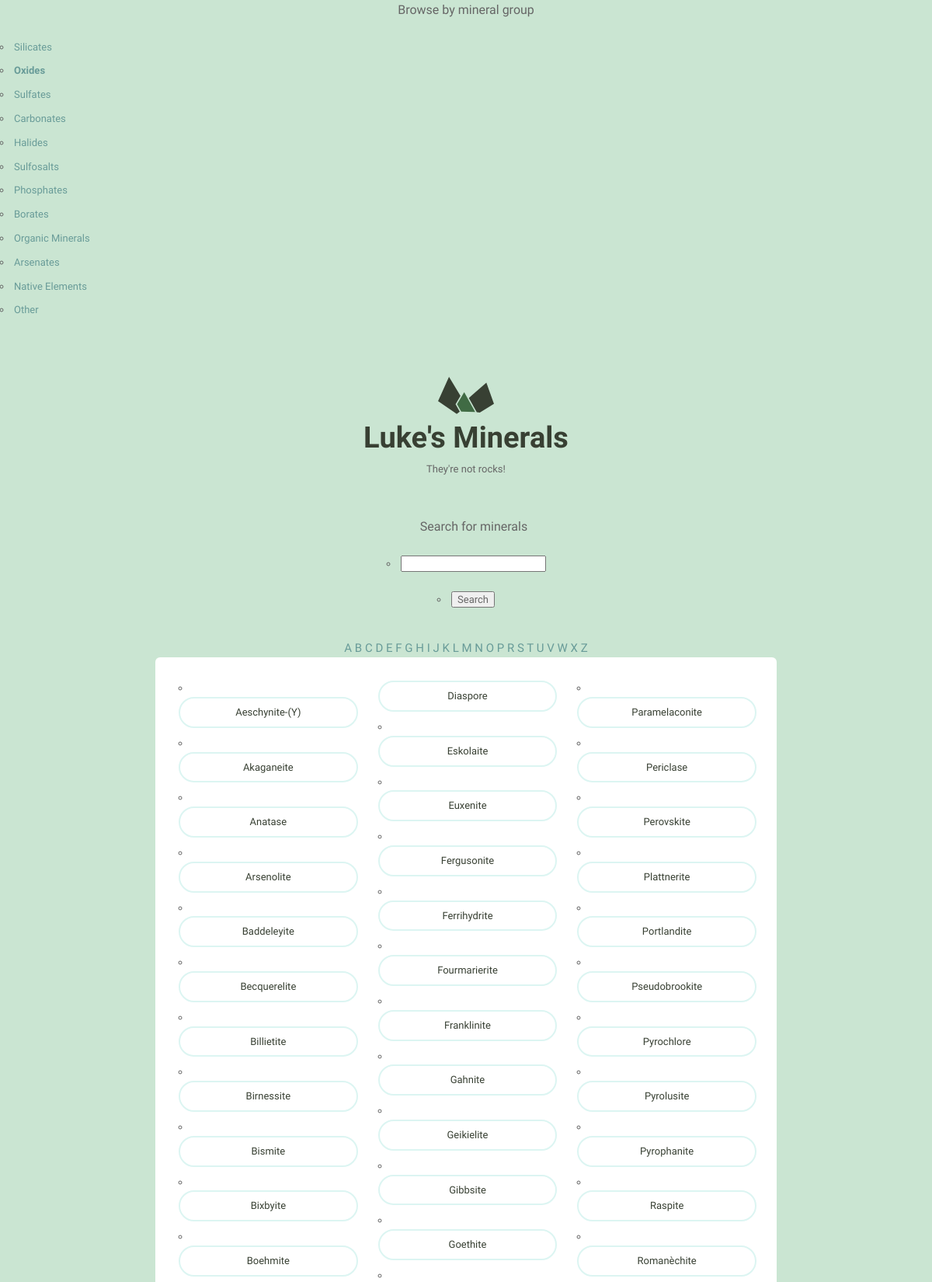
Page /minerals/group/Oxides/ (upper part) on the committed database.
### minerals/models.py (models this page shows, shortened)
class Mineral(models.Model):
    name = models.CharField(max_length=255)
    image_filename = models.CharField(max_length=255)
    image_caption = models.CharField(max_length=255)
    category = models.CharField(max_length=255)
    formula = models.CharField(max_length=255)
    strunz_classification = models.CharField(max_length=255)
    color = models.CharField(max_length=255)
    crystal_system = models.CharField(max_length=255)
    unit_cell = models.CharField(max_length=255)
    crystal_symmetry = models.CharField(max_length=255)
    cleavage = models.CharField(max_length=255)
    mohs_scale_hardness = models.CharField(max_length=255)
    luster = models.CharField(max_length=255)
    streak = models.CharField(max_length=255)
    diaphaneity = models.CharField(max_length=255)
    optical_properties = models.CharField(max_length=255)
    refractive_index = models.CharField(max_length=255)
    crystal_habit = models.CharField(max_length=255)
    specific_gravity = models.CharField(max_length=255)
    group = models.CharField(max_length=255)

### minerals/views.py (the view)
# urls.py: url(r'^group/(?P<group_name>[\w\ ]+)/$', views.mineral_group_list, name='group_list'),
def mineral_group_list(request, group_name):
    minerals = Mineral.objects.filter(group__icontains=group_name)
    return render(request, 'minerals/index.html',
                  {'minerals': minerals,
                   'letter': 'ZZ',
                   'alphabet': alphabet,
                   'groups': groups,
                   'group_name': group_name
                  })

### minerals/templates/minerals/index.html
{% extends "layout.html" %}
{% load static %}
{% load static from staticfiles %}
{% block content %}
    <div class="minerals__container">
        <ul>
        {% for mineral in minerals %}
            <li class="minerals__item">
              <a class="minerals__anchor" href="{% url 'minerals:detail' pk=mineral.pk %}">{{ mineral.name }}</a>
            </li>
        {% endfor %}
        </ul>
    </div>
{% endblock %}

### assets/css/global.css (style rules this page uses)
html { font-family: sans-serif; -ms-text-size-adjust: 100%; -webkit-text-size-adjust: 100%; }
body { margin: 0; }
a { background-color: transparent; }
html { font-size: 62.5%; }
body { background-color: #CAE5D2; font-size: 1.5em; line-height: 1.6; font-weight: 400; font-family: "Cousine"; color: #666; }
a { color: #689b98; text-decoration: none; -webkit-transition: color 0.2s; -moz-transition: color 0.2s; -ms-transition: color 0.2s; -o-transition: color 0.2s; transition: color 0.2s; }
ul { list-style: circle inside; padding-left: 0; margin-top: 0; }
li { margin-bottom: 1rem; font-size: 1.3rem; }
table, p, ul { margin-bottom: 2.5rem; }
.minerals__container { background-color: #fff; border-radius: 6px; list-style: none; padding: 30px 30px 20px 30px; -webkit-column-gap: 30px; -moz-column-gap: 30px; column-gap: 30px; }
@media (min-width: 640px) { .minerals__container { -webkit-column-count: 3; -moz-column-count: 3; column-count: 3; } }
.minerals__anchor { border: solid 2px #DCF5F2; border-radius: 100px; color: #384033; display: block; font-size: 13px; text-align: center; padding: 8px 0 7px 0; width: 100%; transition: background-color 200ms ease-in-out, font-weight 200ms ease-in-out, color 200ms ease-in-out; }

### rows in the picture
Mineral: name "Aeschynite-(Y)"
Mineral: name "Akaganeite"
Mineral: name "Anatase"
Mineral: name "Arsenolite"
Mineral: name "Baddeleyite"
Mineral: name "Becquerelite"
Mineral: name "Billietite"
Mineral: name "Birnessite"
Mineral: name "Bismite"
Mineral: name "Bixbyite"
Mineral: name "Boehmite"
Mineral: name "Diaspore"
Mineral: name "Eskolaite"
Mineral: name "Euxenite"
Mineral: name "Fergusonite"
Mineral: name "Ferrihydrite"
Mineral: name "Fourmarierite"
Mineral: name "Franklinite"
Mineral: name "Gahnite"
Mineral: name "Geikielite"
Mineral: name "Gibbsite"
Mineral: name "Goethite"
Mineral: name "Paramelaconite"
Mineral: name "Periclase"
Mineral: name "Perovskite"
Mineral: name "Plattnerite"
Mineral: name "Portlandite"
Mineral: name "Pseudobrookite"
Mineral: name "Pyrochlore"
Mineral: name "Pyrolusite"
Mineral: name "Pyrophanite"
Mineral: name "Raspite"
Mineral: name "Romanèchite"

### other values in the picture
{{ group }} "Silicates" "Oxides" "Sulfates" "Carbonates" "Halides" "Sulfosalts" "Phosphates" "Borates" "Organic Minerals" "Arsenates" "Native Elements" "Other"
{{ character }} "A" "B" "C" "D" "E" "F" "G" "H" "I" "J" "K" "L" "M" "N" "O" "P" "R" "S" "T" "U" "V" "W" "X" "Z"
